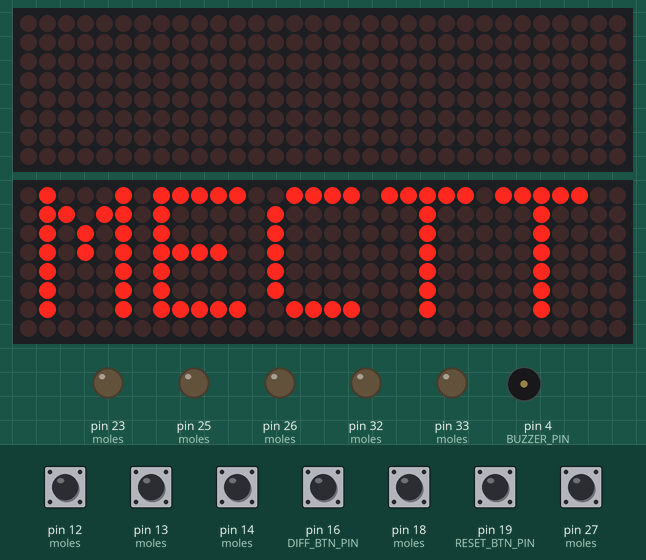
This sketch was run on a simulated Arduino Mega 2560, built with avr-gcc and run on an emulated ATmega2560. Parts: 2 × 32×8 LED matrix, output pins drawn as LEDs (lit = HIGH), buzzer (waves = sounding, pin HIGH). Inputs (shaded band) come from the test bench; at power-on: pin 12 (moles), pin 13 (moles), pin 14 (moles), pin 16 (DIFF_BTN_PIN), pin 18 (moles), pin 19 (RESET_BTN_PIN), pin 27 (moles) HIGH. Random numbers use the default seed unless the sketch sets one.

Above: at 1.2 s.
1.3 s: pin 19 (RESET_BTN_PIN) pulled LOW for 0.15 s
At 3.1 s:
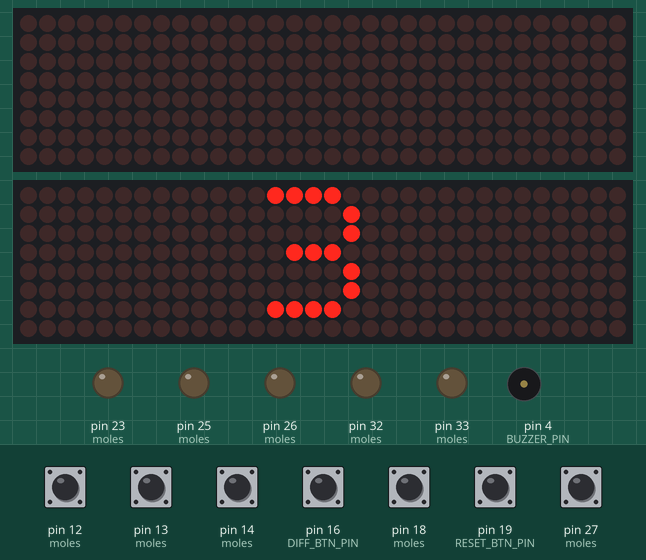
4.4 s: pin 13 (moles) pulled LOW for 1 s
At 7.1 s:
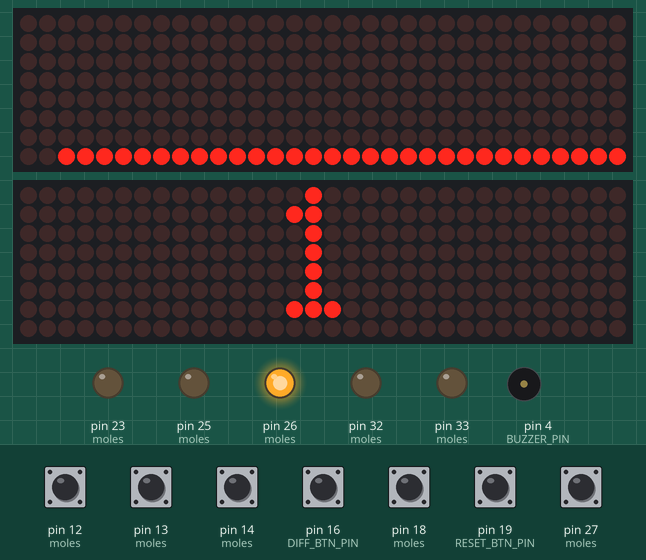
7.4 s: pin 27 (moles) pulled LOW for 1 s
At 9.8 s:
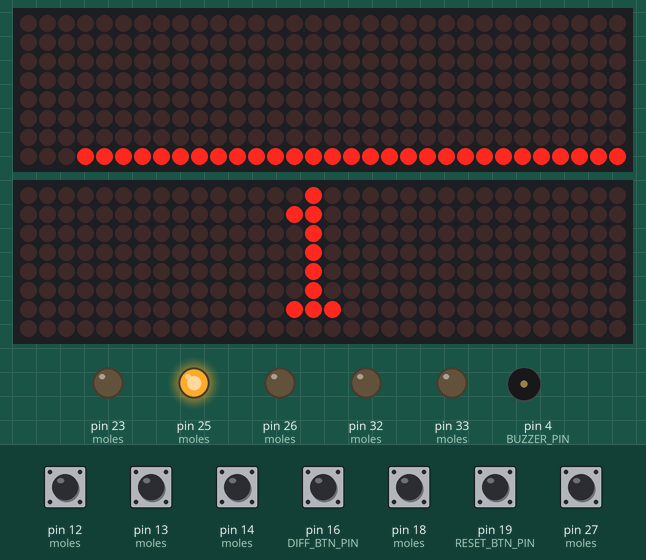
10.4 s: pin 27 (moles) pulled LOW for 1 s
At 13.2 s:
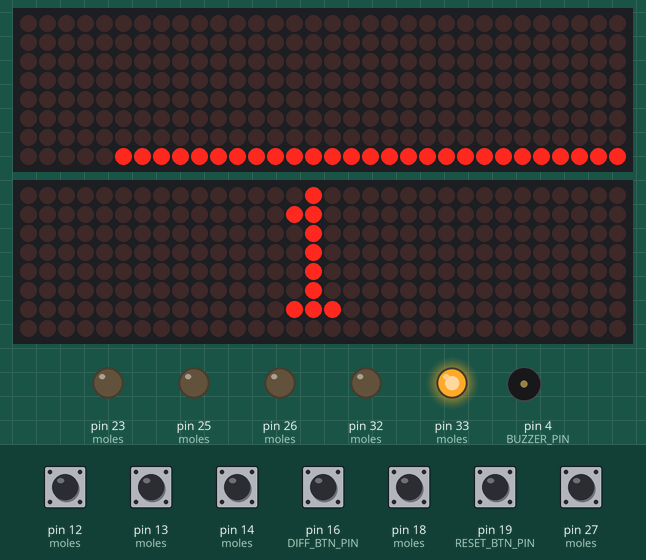
13.9 s: pin 27 (moles) pulled LOW for 0.15 s
At 16.3 s:
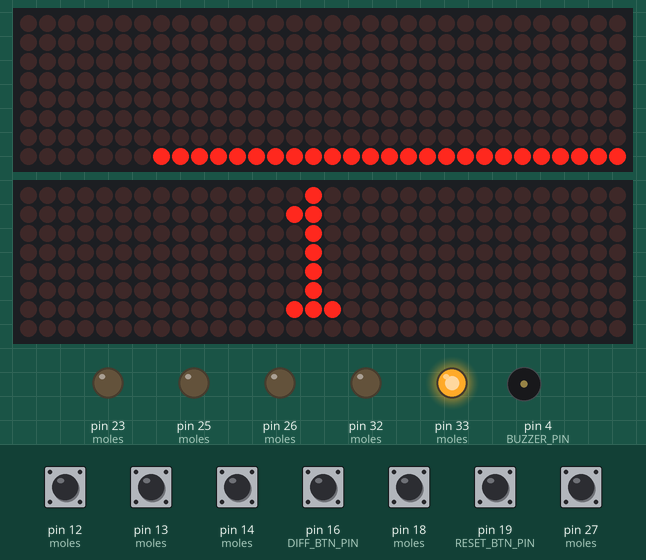
16.6 s: pin 13 (moles) pulled LOW for 1 s
At 19.0 s:
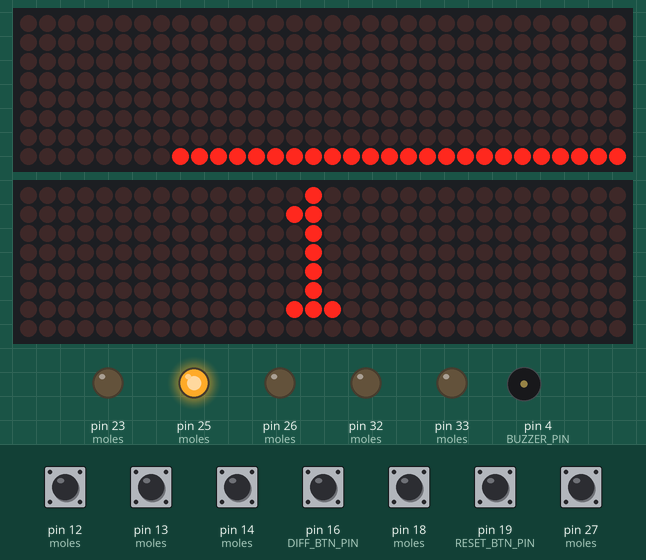
Timing chart, 0 to 24.3 s (numbered marks = the images above; inputs shaded):
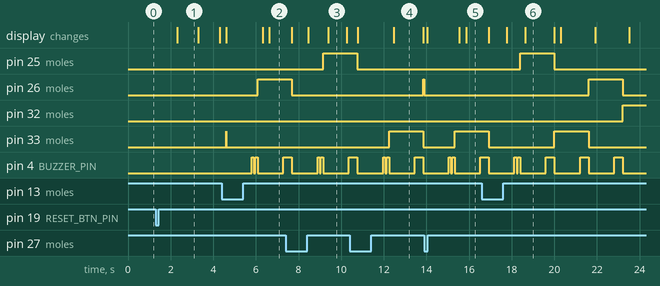

Measured:
- after the input at 1.3 s, the display: changes after 1.0 s (image 1)
- what the display in image 1 shows lasts 1.0 s, from 2.3 s to 3.3 s
- what the display in image 4 shows lasts 1.3 s, from 12.5 s to 13.8 s

The sketch:

Iteration_3.ino
```cpp
// Whack-A-Mole: Inside Out Edition
// McMaster Engineering Concrete Toboggan Team

// some knowledgable info
// pinMode + digitalWrite control electricity, and MD_Parola controls devices.
// millis() : build-in Arduino Function which stores Number of milliseconds since the board powered on
#include <MD_Parola.h>
#include <MD_MAX72xx.h>
#include <SPI.h>

enum GameState {
  IDLE, // shows MECTT
  COUNTDOWN,
  PLAYING, // shows score, level and time left with a bar
  GAME_OVER // animation??
};

enum Difficulty { MEDIUM, HARD };

struct Mole {
  int ledPin;
  int buttonPin;
  bool active;
  bool wasHit;
};

const int NUM_MOLES = 5;
const int RESET_BTN_PIN = 19;
const int DIFF_BTN_PIN  = 16;
const int BUZZER_PIN = 4;

// Game Timing
const unsigned long GAME_DURATION = 60000; // unsigned long used because time can never be negative
const unsigned long START_INTERVAL = 1200;
const unsigned long MIN_INTERVAL = 300;

// Matrix Setup ---------------------------------------------------------

# define HARDWARE_TYPE MD_MAX72XX::FC16_HW
# define MAX_DEVICES 4
# define CS_PIN 5
# define DATA_PIN 21
# define CLK_PIN 22

// creates an object named matrix
MD_Parola matrix(HARDWARE_TYPE, DATA_PIN, CLK_PIN, CS_PIN, MAX_DEVICES);
MD_MAX72XX mx = MD_MAX72XX(HARDWARE_TYPE, DATA_PIN, CLK_PIN, CS_PIN, MAX_DEVICES);

// initial game setup ---------------------------------------------------------------

GameState gameState = IDLE;
Difficulty difficulty = MEDIUM;

Mole moles[NUM_MOLES] = {
  {25, 14, false, false},
  {26, 27, false, false},
  {32, 12, false, false},
  {33, 13, false, false},
  {23, 18, false, false}
};

int score = 0;
//int activeMole = -1; // -1 means no mole is on

// store time stamps instead of delays as delay freezes the game
unsigned long gameStartTime;
unsigned long lastMoleTime;
unsigned long moleInterval = START_INTERVAL;

// for the coundown on matrix
unsigned long countdownTimer;
int countdownValue = 3;

// Button Edge Tracking -------------------------------------------------------
bool lastResetBtn = HIGH;
bool lastDiffBtn = HIGH;

// set up Active Buzzer --------------------------------------------------------------
void buzzerOn() {
  digitalWrite(BUZZER_PIN, HIGH);
}

void buzzerOff() {
  digitalWrite(BUZZER_PIN, LOW);
}

void buzzerHappy() {
  buzzerOn();
  delay(100);
  buzzerOff();
  delay(60);
  buzzerOn();
  delay(120);
  buzzerOff();
}

void buzzerSad() {
  buzzerOn();
  delay(400);
  buzzerOff();
}

// Matrix Helper Function --------------------------------------------

void showText (const char* msg) { // meaning of having pointer here : msg points to a sequence of characters stored somewhere in memory, and I promise NOT to modify it
                                  // msg = address   |    msg => 'M' 'E' 'C' 'T' 'T' '/0'
                                  // *msg = first character
  matrix.displayClear(); // turns all LEDs off
  matrix.displayText(
    msg, // points to character array , passed by reference
    PA_CENTER, // centre the text
    0, // used for scrolling text - speed parameter
    0, // pause parameter for animation
    PA_PRINT, // effect in - alternatives: PA_SCROLL_LEFT, PA_SCROLL_RIGHT, PA_FADE
    PA_NO_EFFECT); // effect out
  while (!matrix.displayAnimate()) {} // keeps calling displayAnimate() until text is fully drawn on matrix
}

void showScore() {
  char buf[10];
  sprintf(buf, "%d", score); // sprintf means: “Format text and store it in a string.”
  showText(buf);
}

void showCountdown( int n ) {
  char buf[2];
  sprintf(buf, "%d", n);
  showText(buf);
}

void showTimeBar () {
  unsigned long elapsed = millis() - gameStartTime;
  if (elapsed > GAME_DURATION) elapsed = GAME_DURATION;

  int litCols = map(GAME_DURATION - elapsed, 0, GAME_DURATION, 0, 32); // 4 modules, 8 columns each -- 4 × 8 = 32 columns

  for (int col = 0; col < 32; col++) {
    mx.setPoint(7, col, col < litCols);
  }
}
// Game Helper Functions------------------------------------------------------------

void clearMoles() {
  for(int i = 0; i < NUM_MOLES; i++) {
    moles[i].active = false;
    moles[i].wasHit = false;
    digitalWrite(moles[i].ledPin, LOW);
  }
}

void spawnMole() {

  clearMoles();

  int count = (difficulty == HARD) ? random(2, 4) : 1;

  for(int i = 0; i < count; i++) {
    int index;

    do { // prevent same mole from lighting again
      index = random(0, NUM_MOLES);
    } while (moles[index].active);

    moles[index].active = true;
    moles[index].wasHit = false;
    digitalWrite(moles[index].ledPin, HIGH); // digitalWrite to set pin state
  }

  lastMoleTime = millis();
}

void evaluateMoles() {
  int hits = 0;
  int misses = 0;

  for(int i = 0; i < NUM_MOLES; i++) {
    if( moles[i].active) {
      if(moles[i].wasHit) hits++;
      else misses++;
    }
  }

  score += hits;
  score = max(0, score - misses);

  if (hits > 0) buzzerHappy();
  else if (misses > 0) buzzerSad();

  moleInterval = max(MIN_INTERVAL, START_INTERVAL - score * 10); // max: prevents impossible speed, score*10: faster per point, START_INTERVAL: initial slow speed
}

void resetGame() {
  score = 0;
  moleInterval = START_INTERVAL;
  countdownValue = 3;
  countdownTimer = millis();
  clearMoles();
  gameState = COUNTDOWN;
}

void endGame() {
  clearMoles();
  gameState = GAME_OVER;
  showText(score >= 50 ? "WIN" : "LOST");
}

void setup() {
  Serial.begin(115200);

  pinMode(RESET_BTN_PIN, INPUT_PULLUP);
  pinMode(DIFF_BTN_PIN, INPUT_PULLUP);

  for(int i = 0; i < NUM_MOLES; i++) {
    pinMode(moles[i].ledPin, OUTPUT); //pinMode configures the pin to behave certain way (OUTPUT in this case)
    pinMode(moles[i].buttonPin, INPUT_PULLUP);
  }

  pinMode(BUZZER_PIN, OUTPUT);
  digitalWrite(BUZZER_PIN, LOW);

  mx.begin(); // for MD_MAX72XX
  matrix.begin(); // makes the display library ready for MD Parola
  matrix.setIntensity(5); // brightness
  matrix.displayClear();

  showText("MECTT");
  randomSeed(millis());
}

void loop() {

  bool resetBtn = digitalRead(RESET_BTN_PIN);
  bool diffBtn  = digitalRead(DIFF_BTN_PIN);

  // Reset Btn
  if (lastResetBtn == HIGH && resetBtn == LOW) {
    if (gameState == IDLE || gameState == GAME_OVER) {
      resetGame();
    }
    delay(200);
  }
  lastResetBtn = resetBtn;

  // Difficulty Btn
  if ((gameState == IDLE || gameState == COUNTDOWN || gameState == GAME_OVER) && lastDiffBtn == HIGH && diffBtn == LOW) {
    difficulty = (difficulty == MEDIUM) ? HARD : MEDIUM;
    showText(difficulty == HARD ? "HARD" : "MED");
    delay(300);
  }
  lastDiffBtn = diffBtn;

  // Countdown
  if (gameState == COUNTDOWN) {
    if(millis() - countdownTimer >= 1000) { // asks if 1 second has passed since the last countdown update
      countdownTimer = millis(); // reset timer
      showCountdown(countdownValue--);

      if(countdownValue == 0) {
        showText("GO!");
        delay(300);
        gameState = PLAYING;
        gameStartTime = millis();
        spawnMole();
      }
    }
  }

  if (gameState == PLAYING) {
    showTimeBar ();
    if(millis() - gameStartTime >= GAME_DURATION) {
      endGame();
      return;
    }

    if(millis() - lastMoleTime >= moleInterval) {
      evaluateMoles();
      spawnMole();
    }

    showScore();

    for(int i = 0; i < NUM_MOLES; i++) {
      if(digitalRead(moles[i].buttonPin) == LOW) {

        if(moles[i].active && !moles[i].wasHit) {
          moles[i].wasHit = true;
          digitalWrite(moles[i].ledPin, LOW);
        }
        delay(120);
      }
    }
  }
}
```
